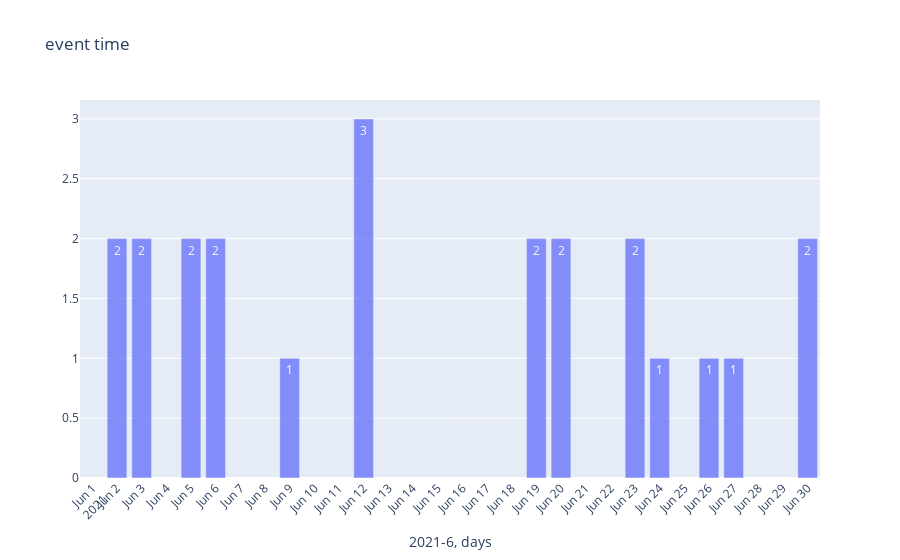

This figure's notebook cell:
### Code cell
#plot hourly data for a given month and year using plotly
#the graph is rendered ONLINE (dynamic)

year_to_report = 2021  #change this
month_to_report = 6  #change this

#put the hourly data onto the timeline
events_month = timetable2.merge(date_range, on="day", how="right")

for index, row in events_month.iterrows():
    if events_month["day"][index].month != month_to_report or events_month["day"][index].year != year_to_report:
        events_month = events_month.drop(index)
events_month = events_month.reset_index(drop=True)

trace1 = go.Bar(x=events_month["day"],y=events_month["counts"], 
                text = events_month["counts"],opacity=0.75, textposition='auto')
data = [trace1]
layout = dict(title = 'event time',
              xaxis= dict(title=f'{year_to_report}-{month_to_report}, days',
                          ticklen= 5,zeroline= False, tickmode = 'linear',tickangle=-45)
             )
fig = dict(data = data, layout = layout)
iplot(fig)


#plot using pandas function
#the plot is static
events_month["day"] = events_month.apply(lambda x: x["day"].day, axis=1)
events_month[["day", "duration","hours_per_day"]].plot(kind="bar", x="day",y="hours_per_day", title=f'{year_to_report}-{month_to_report}, days', ylabel="hours", xlabel="days", stacked=False, figsize=(15,5), colormap="winter")



#calculate sums
hour_sum_total = 0
events_month = events_month.dropna()
for index, row in events_month.iterrows():
    hour_sum_total+=(events_month["duration"][index]*events_month["counts"][index])
print(f'total events: {int(events_month["counts"].sum())}')
print(f'total hours: {int(hour_sum_total)}')

### Figure 1 — Plotly figure (JSON) as saved in the notebook; plotly's stock layout.template omitted (floating-point values rounded to 4 significant figures)
{"data": [{"opacity": 0.75, "text": [null, 2, 2, null, 2, 2, null, null, 1, null, null, 3, null, null, null, null, null, null, 2, 2, null, null, 2, 1, null, 1, 1, null, null, 2], "textposition": "auto", "type": "bar", "x": ["2021-06-01T00:00:00", "2021-06-02T00:00:00", "2021-06-03T00:00:00", "2021-06-04T00:00:00", "2021-06-05T00:00:00", "2021-06-06T00:00:00", "2021-06-07T00:00:00", "2021-06-08T00:00:00", "2021-06-09T00:00:00", "2021-06-10T00:00:00", "2021-06-11T00:00:00", "2021-06-12T00:00:00", "2021-06-13T00:00:00", "2021-06-14T00:00:00", "2021-06-15T00:00:00", "2021-06-16T00:00:00", "2021-06-17T00:00:00", "2021-06-18T00:00:00", "2021-06-19T00:00:00", "2021-06-20T00:00:00", "2021-06-21T00:00:00", "2021-06-22T00:00:00", "2021-06-23T00:00:00", "2021-06-24T00:00:00", "2021-06-25T00:00:00", "2021-06-26T00:00:00", "2021-06-27T00:00:00", "2021-06-28T00:00:00", "2021-06-29T00:00:00", "2021-06-30T00:00:00"], "y": [null, 2, 2, null, 2, 2, null, null, 1, null, null, 3, null, null, null, null, null, null, 2, 2, null, null, 2, 1, null, 1, 1, null, null, 2]}], "layout": {"title": {"text": "event time"}, "xaxis": {"tickangle": -45, "ticklen": 5, "tickmode": "linear", "title": {"text": "2021-6, days"}, "zeroline": false}}}
